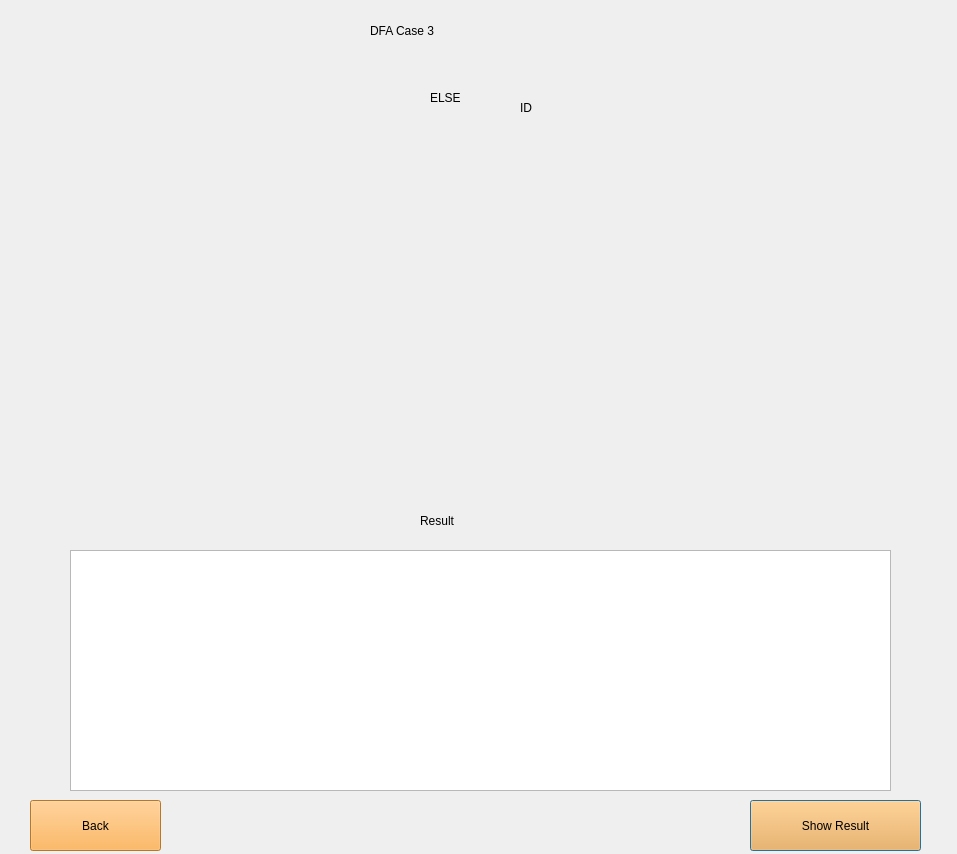
<?xml version="1.0" encoding="UTF-8"?>
<ui version="4.0">
 <class>Dialog</class>
 <widget class="QDialog" name="Dialog">
  <property name="geometry">
   <rect>
    <x>0</x>
    <y>0</y>
    <width>957</width>
    <height>854</height>
   </rect>
  </property>
  <property name="windowTitle">
   <string>Dialog</string>
  </property>
  <widget class="QLabel" name="label">
   <property name="geometry">
    <rect>
     <x>370</x>
     <y>0</y>
     <width>241</width>
     <height>61</height>
    </rect>
   </property>
   <property name="styleSheet">
    <string notr="true">font: 75 28pt &quot;Roboto&quot;;
font-colour: rgb(255, 174, 33);
</string>
   </property>
   <property name="text">
    <string>DFA Case 3</string>
   </property>
  </widget>
  <widget class="QLabel" name="label_2">
   <property name="geometry">
    <rect>
     <x>420</x>
     <y>490</y>
     <width>111</width>
     <height>61</height>
    </rect>
   </property>
   <property name="styleSheet">
    <string notr="true">
font: 22pt &quot;MS Shell Dlg 2&quot;;
</string>
   </property>
   <property name="text">
    <string>Result</string>
   </property>
  </widget>
  <widget class="QTextBrowser" name="result">
   <property name="geometry">
    <rect>
     <x>70</x>
     <y>550</y>
     <width>821</width>
     <height>241</height>
    </rect>
   </property>
   <property name="styleSheet">
    <string notr="true">font: 14pt &quot;MS Shell Dlg 2&quot;;</string>
   </property>
   <property name="html">
    <string>&lt;!DOCTYPE HTML PUBLIC &quot;-//W3C//DTD HTML 4.0//EN&quot; &quot;http://www.w3.org/TR/REC-html40/strict.dtd&quot;&gt;
&lt;html&gt;&lt;head&gt;&lt;meta name=&quot;qrichtext&quot; content=&quot;1&quot; /&gt;&lt;style type=&quot;text/css&quot;&gt;
p, li { white-space: pre-wrap; }
&lt;/style&gt;&lt;/head&gt;&lt;body style=&quot; font-family:'MS Shell Dlg 2'; font-size:14pt; font-weight:400; font-style:normal;&quot;&gt;
&lt;p style=&quot;-qt-paragraph-type:empty; margin-top:0px; margin-bottom:0px; margin-left:0px; margin-right:0px; -qt-block-indent:0; text-indent:0px; font-size:7.8pt;&quot;&gt;&lt;br /&gt;&lt;/p&gt;&lt;/body&gt;&lt;/html&gt;</string>
   </property>
  </widget>
  <widget class="QPushButton" name="show">
   <property name="geometry">
    <rect>
     <x>750</x>
     <y>800</y>
     <width>171</width>
     <height>51</height>
    </rect>
   </property>
   <property name="styleSheet">
    <string notr="true">font: 75 16pt &quot;MS Shell Dlg 2&quot;;
background-color: rgb(255, 166, 57);</string>
   </property>
   <property name="text">
    <string>Show Result</string>
   </property>
  </widget>
  <widget class="QPushButton" name="back">
   <property name="geometry">
    <rect>
     <x>30</x>
     <y>800</y>
     <width>131</width>
     <height>51</height>
    </rect>
   </property>
   <property name="styleSheet">
    <string notr="true">font: 75 16pt &quot;MS Shell Dlg 2&quot;;
background-color: rgb(255, 166, 57);</string>
   </property>
   <property name="text">
    <string>Back</string>
   </property>
  </widget>
  <widget class="QLabel" name="label_3">
   <property name="geometry">
    <rect>
     <x>20</x>
     <y>60</y>
     <width>911</width>
     <height>441</height>
    </rect>
   </property>
   <property name="text">
    <string/>
   </property>
   <property name="pixmap">
    <pixmap>Capture.jpg</pixmap>
   </property>
  </widget>
  <widget class="QLabel" name="label_4">
   <property name="geometry">
    <rect>
     <x>430</x>
     <y>90</y>
     <width>55</width>
     <height>16</height>
    </rect>
   </property>
   <property name="text">
    <string>ELSE</string>
   </property>
  </widget>
  <widget class="QLabel" name="label_5">
   <property name="geometry">
    <rect>
     <x>520</x>
     <y>100</y>
     <width>55</width>
     <height>16</height>
    </rect>
   </property>
   <property name="text">
    <string>ID</string>
   </property>
  </widget>
 </widget>
 <resources>
  <include location="test22.qrc"/>
 </resources>
 <connections/>
</ui>
